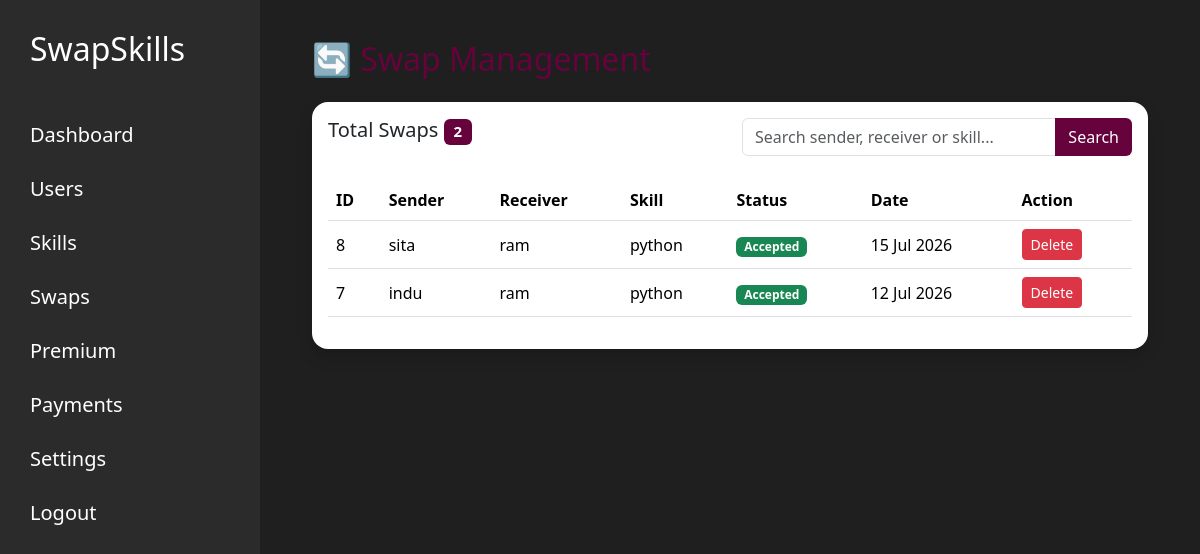
Screenshot of /dashboard/swaps/ (signed in) with the database file from the repository.
### home/models.py (models this page shows, shortened)
class SwapRequest(models.Model):
    sender = models.ForeignKey(
        User,
        on_delete=models.CASCADE,
        related_name="sent_requests"
    )
    receiver = models.ForeignKey(
        User,
        on_delete=models.CASCADE,
        related_name="received_requests"
    )
    skill = models.ForeignKey(
        Skill,
        on_delete=models.CASCADE
    )
    status = models.CharField(
        max_length=20,
        choices=[
            ("Pending", "Pending"),
            ("Accepted", "Accepted"),
            ("Rejected", "Rejected")
        ],
        default="Pending"
    )
    created_at = models.DateTimeField(auto_now_add=True)

class Skill(models.Model):
    user = models.ForeignKey(User, on_delete=models.CASCADE)
    skill_have = models.CharField(max_length=100)
    skill_want = models.CharField(max_length=100)
    description = models.TextField()
    created_at = models.DateTimeField(auto_now_add=True)

### home/views.py (the view)
# urls.py: path('dashboard/swaps/', views.admin_swaps, name='admin_swaps'),
@login_required
def admin_swaps(request):
    if not request.user.is_superuser:
        return redirect("home")
    search = request.GET.get("search", "")
    swaps = SwapRequest.objects.select_related(
        "sender",
        "receiver",
        "skill"
    ).all().order_by("-created_at")
    if search:
        swaps = swaps.filter(
            Q(sender__username__icontains=search) |
            Q(receiver__username__icontains=search) |
            Q(skill__skill_have__icontains=search)
        )
    return render(request, "admin/swaps.html", {
        "swaps": swaps,
        "search": search,
        "total_swaps": swaps.count(),
    })

### home/templates/admin/swaps.html
{% extends "admin/admin_base.html" %}
{% block content %}
<div class="container-fluid">
<h2 class="mb-4" style="color:#66023c;">
🔄 Swap Management
</h2>
<div class="card shadow border-0 rounded-4">
<div class="card-body">
<div class="row mb-4">
<div class="col-md-6">
<h5>
Total Swaps
<span class="badge"
style="background:#66023c;">
{{ total_swaps }}
</span>
</h5>
</div>
<div class="col-md-6">
<form method="GET">
<div class="input-group">
<input
type="text"
name="search"
class="form-control"
placeholder="Search sender, receiver or skill..."
value="{{ search }}">
<button
class="btn"
style="background:#66023c;color:white;">
Search
</button>
</div>
</form>
</div>
</div>
<table class="table table-hover align-middle">
<thead style="background:#66023c;color:white;">
<tr>
<th>ID</th>
<th>Sender</th>
<th>Receiver</th>
<th>Skill</th>
<th>Status</th>
<th>Date</th>
<th>Action</th>
</tr>
</thead>
<tbody>
{% for swap in swaps %}
<tr>
<td>{{ swap.id }}</td>
<td>{{ swap.sender.username }}</td>
<td>{{ swap.receiver.username }}</td>
<td>{{ swap.skill.skill_have }}</td>
<td>
{% if swap.status == "Pending" %}
<span class="badge bg-warning">
Pending
</span>
{% elif swap.status == "Accepted" %}
<span class="badge bg-success">
Accepted
</span>
{% else %}
<span class="badge bg-danger">
Rejected
</span>
{% endif %}
</td>
<td>
{{ swap.created_at|date:"d M Y" }}
</td>
<td>
<a href="{% url 'delete_swap' swap.id %}"
class="btn btn-danger btn-sm"
onclick="return confirm('Delete this swap?')">
Delete
</a>
</td>
</tr>
{% empty %}
<tr>
<td colspan="7" class="text-center">
No swaps found.
</td>
</tr>
{% endfor %}
</tbody>
</table>
</div>
</div>
</div>
{% endblock %}

### home/templates/admin/admin_base.html (style rules this page uses)
* { margin:0; padding:0; box-sizing:border-box; }
body { background:#1f1f1f; color:white; display:flex; min-height:100vh; }

### rows the page displays
SwapRequest: id "8", sender.username "sita", receiver.username "ram", skill.skill_have "python", status "Accepted", created_at "15 Jul 2026"
SwapRequest: id "7", sender.username "indu", receiver.username "ram", skill.skill_have "python", status "Accepted", created_at "12 Jul 2026"

### other values shown
{{ total_swaps }} "2"
